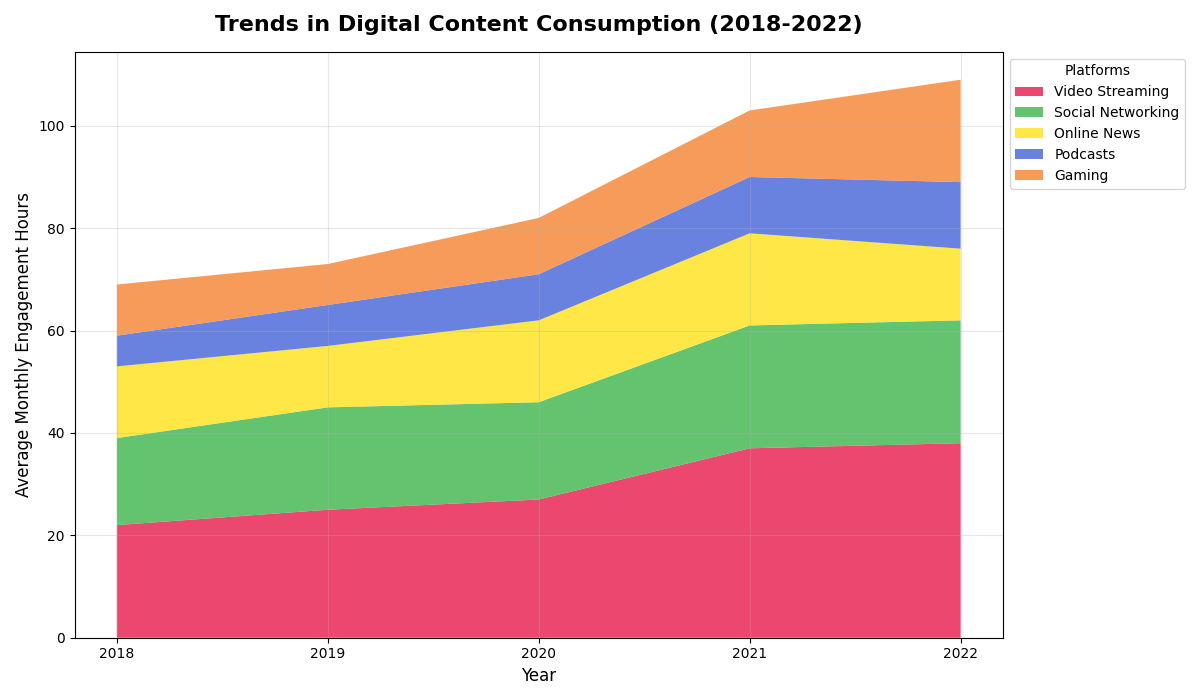

This chart was generated by the following Python code:
import matplotlib.pyplot as plt
import numpy as np

years = np.array([2018, 2019, 2020, 2021, 2022])

video_streaming = np.array([22, 25, 27, 37, 38])
social_networking = np.array([17, 20, 19, 24, 24])
online_news = np.array([14, 12, 16, 18, 14])
podcasts = np.array([6, 8, 9, 11, 13])
gaming = np.array([10, 8, 11, 13, 20])

platforms = [video_streaming, social_networking, online_news, podcasts, gaming]
platform_labels = ['Video Streaming', 'Social Networking', 'Online News', 'Podcasts', 'Gaming']
colors = ['#e6194b', '#3cb44b', '#ffe119', '#4363d8', '#f58231']  # New set of colors

plt.figure(figsize=(12, 7))
plt.stackplot(years, *platforms, labels=platform_labels, colors=colors, alpha=0.8)
plt.title('Trends in Digital Content Consumption (2018-2022)', fontsize=16, fontweight='bold', pad=15)
plt.xlabel('Year', fontsize=12)
plt.ylabel('Average Monthly Engagement Hours', fontsize=12)
plt.legend(loc='upper left', bbox_to_anchor=(1, 1), title='Platforms', fontsize=10)
plt.xticks(years, fontsize=10)
plt.grid(alpha=0.3)
plt.tight_layout()
plt.show()
